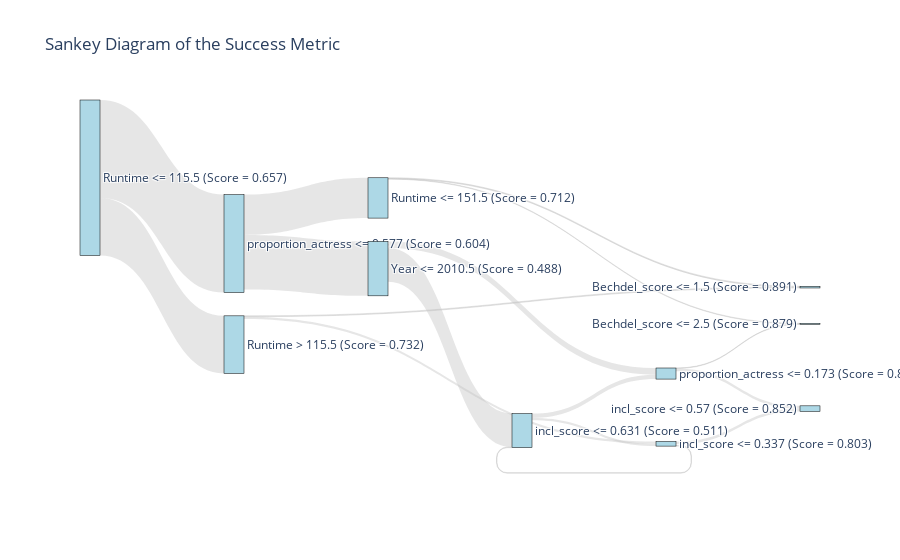

Notebook source saved alongside this figure:
### Code cell
import plotly.graph_objects as go

labels = [
    "Runtime <= 115.5\n(Score = 0.657)",         
    "proportion_actress <= 0.577\n(Score = 0.604)",           
    "Year <= 2010.5\n(Score = 0.488)",                
    "incl_score <= 0.631\n(Score = 0.511)",           
    "Runtime > 115.5\n(Score = 0.732)",               
    "Runtime <= 151.5\n(Score = 0.712)",              
    "proportion_actress <= 0.173\n(Score = 0.833)",            
    "incl_score <= 0.337\n(Score = 0.803)",           
    "Bechdel_score <= 1.5\n(Score = 0.891)",          
    "Bechdel_score <= 2.5\n(Score = 0.879)",          
    "incl_score <= 0.57\n(Score = 0.852)",            
]

# Custom data for success metric values
customdata = [
    0.657, 0.604, 0.488, 0.511, 0.732, 0.712, 0.833, 0.803, 0.891, 0.879, 0.852
]

# Define links (Source → Target with Sample Count)
sources = [
    0, 0,         # Root splits
    1, 1,         # ratio_W/M splits
    2, 2,         # Year splits
    3, 3,         # incl_score splits
    4, 4,         # Runtime > 115.5 splits
    5, 5,         # Runtime <= 151.5 splits
    6, 6,         # ratio_W/M <= 0.173 splits
    7, 7,         # incl_score <= 0.337 splits
    8, 8,         # Bechdel_score <= 1.5 splits
    9, 9,         # Bechdel_score <= 2.5 splits
    10, 10        # incl_score <= 0.57 splits
]

targets = [
    1, 4,         # Root splits to ratio_W/M and Runtime > 115.5
    2, 5,         # ratio_W/M splits to Year and Runtime <= 151.5
    3, 6,         # Year splits to incl_score and ratio_W/M <= 0.173
    6, 7,         # incl_score splits to ratio_W/M <= 0.173 and incl_score <= 0.337
    7, 8,         # Runtime > 115.5 splits to Bechdel_score <= 1.5
    8, 9,         # Runtime <= 151.5 splits to Bechdel_score <= 2.5
    9, 10,        # ratio_W/M <= 0.173 splits to incl_score <= 0.57
    10, 3         # incl_score <= 0.337 splits back to incl_score
]

values = [
    804, 473,     # Root sample counts
    447, 331,     # ratio_W/M sample counts
    276, 55,      # Year sample counts
    36, 19,       # incl_score sample counts
    19, 7,        # Runtime > 115.5 sample counts
    7, 4,         # Runtime <= 151.5 sample counts
    4, 23,        # ratio_W/M sample counts
    23, 4         # incl_score sample counts
]

# Create Sankey Diagram
fig = go.Figure(data=[go.Sankey(
    node=dict(
        pad=15,
        thickness=20,
        line=dict(color="black", width=0.5),
        label=labels,
        customdata=customdata,
        hovertemplate='Node: %{label}<br>Success Metric: %{customdata:.3f}<extra></extra>',  # Hover template
        color="lightblue"  # Node colors
    ),
    link=dict(
        source=sources,
        target=targets,
        value=values,
        color="rgba(192, 192, 192, 0.4)"  # Link colors
    )
)])

# Update layout
fig.update_layout(
    title_text="Sankey Diagram of the Success Metric",
    font_size=12
)

# Display the diagram
fig.show()
fig.write_html("sankey_diagram.html")

### Figure 1 — Plotly figure (JSON) as saved in the notebook; plotly's stock layout.template omitted (floating-point values rounded to 4 significant figures)
{"data": [{"link": {"color": "rgba(192, 192, 192, 0.4)", "source": [0, 0, 1, 1, 2, 2, 3, 3, 4, 4, 5, 5, 6, 6, 7, 7, 8, 8, 9, 9, 10, 10], "target": [1, 4, 2, 5, 3, 6, 6, 7, 7, 8, 8, 9, 9, 10, 10, 3], "value": [804, 473, 447, 331, 276, 55, 36, 19, 19, 7, 7, 4, 4, 23, 23, 4]}, "node": {"color": "lightblue", "customdata": [0.657, 0.604, 0.488, 0.511, 0.732, 0.712, 0.833, 0.803, 0.891, 0.879, 0.852], "hovertemplate": "Node: %{label}<br>Success Metric: %{customdata:.3f}<extra></extra>", "label": ["Runtime <= 115.5\n(Score = 0.657)", "proportion_actress <= 0.577\n(Score = 0.604)", "Year <= 2010.5\n(Score = 0.488)", "incl_score <= 0.631\n(Score = 0.511)", "Runtime > 115.5\n(Score = 0.732)", "Runtime <= 151.5\n(Score = 0.712)", "proportion_actress <= 0.173\n(Score = 0.833)", "incl_score <= 0.337\n(Score = 0.803)", "Bechdel_score <= 1.5\n(Score = 0.891)", "Bechdel_score <= 2.5\n(Score = 0.879)", "incl_score <= 0.57\n(Score = 0.852)"], "line": {"color": "black", "width": 0.5}, "pad": 15, "thickness": 20}, "type": "sankey"}], "layout": {"font": {"size": 12}, "title": {"text": "Sankey Diagram of the Success Metric"}}}
